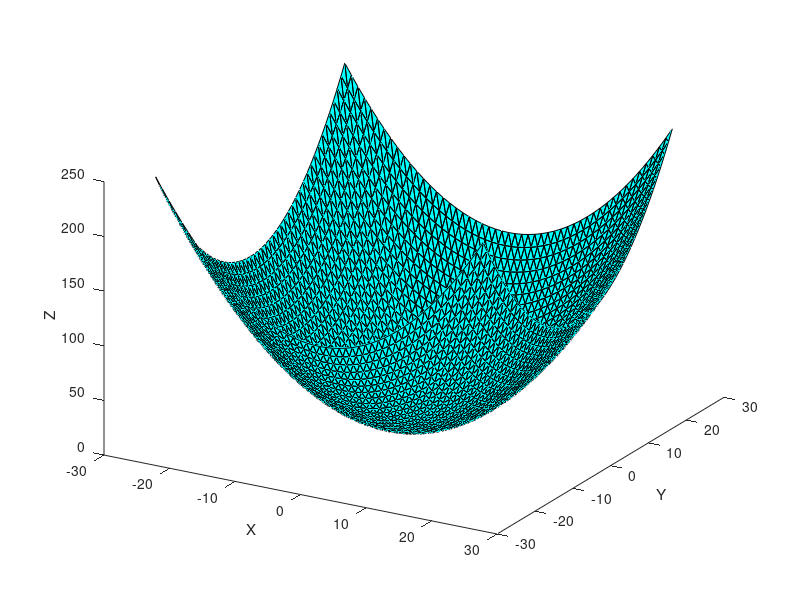

This chart was generated by the following MATLAB code: (Note: this script raises an error after producing the figure.)



clear all
close all
clc
% addpath(genpath('C:\Users\anveb\Documents\Repositories'))
% addpath(genpath('C:\Users\anveb\OneDrive - The University of Queensland\Data'))
% addpath(genpath('C:\Users\anveb\OneDrive - The University of Queensland\Matlab Libraries'))
addpath(genpath("C:\Users\kelly\GitHub\SOL_Coding_Repo\Mesh"));

%% saddle function to test concept of curvature
[x y] = meshgrid(-25:25,-25:25);

% determine radii
xrad = 5;
yrad = 5;


% Number of points along one dimension
N = size(x,1);

% Initialize triangles array
triangles = [];

for i = 1:N-1
    for j = 1:N-1
        % Two triangles for each square
        triangles = [triangles;
                     sub2ind([N, N], i, j), sub2ind([N, N], i+1, j), sub2ind([N, N], i, j+1);
                     sub2ind([N, N], i+1, j), sub2ind([N, N], i+1, j+1), sub2ind([N, N], i, j+1)];
    end
end


%% upwards facing bowl
z_up = (x.^2)/(xrad) +(y.^2)/(yrad);

% Now you can use patch to visualize
h1 = patch('Vertices', [x(:) y(:) z_up(:)], 'Faces', triangles, 'FaceColor', 'cyan');
hold on
view([30, 30])
xlabel('X')
ylabel('Y')
zlabel('Z')
triangles = [triangles(:,1) triangles(:,3) triangles(:,2)]; 
patch2iv([x(:) y(:) z_up(:)], triangles, 'C:\Users\kelly\GitHub\SOL_Coding_Repo\Wrist Code\standAlone_FacetCS\test_code\test_bowl.iv' )


%% setup downwards facing bowl
z_down = -(x.^2)/xrad -(y.^2)/yrad;

% Now you can use patch to visualize
figure
h2 = patch('Vertices', [x(:) y(:) z_down(:)], 'Faces', triangles, 'FaceColor', 'cyan');
hold on
view([30, 30])
xlabel('X')
ylabel('Y')
zlabel('Z')
triangles = [triangles(:,1) triangles(:,3) triangles(:,2)]; 
patch2iv([x(:) y(:) z_down(:)], triangles ,'C:\Users\kelly\GitHub\SOL_Coding_Repo\Wrist Code\standAlone_FacetCS\test_code\test_bowldown.iv')


%% make saddle out of it
z_saddle = (x.^2)/xrad -(y.^2)/yrad; % same curvature of in both directions

% Now you can use patch to visualize
figure
h3 = patch('Vertices', [x(:) y(:) z_saddle(:)], 'Faces', triangles, 'FaceColor', 'cyan');hold on
view([30, 30])
xlabel('X')
ylabel('Y')
zlabel('Z')
triangles = [triangles(:,1) triangles(:,3) triangles(:,2)]; 
patch2iv([x(:) y(:) z_saddle(:)], triangles ,'C:\Users\kelly\GitHub\SOL_Coding_Repo\Wrist Code\standAlone_FacetCS\test_code\test_saddle.iv')

%% make saddle out of it and flip it
z_saddle = -((x.^2)/xrad -(y.^2)/yrad); % same curvature of in both directions

% Now you can use patch to visualize
figure
h4 = patch('Vertices', [x(:) y(:) z_saddle(:)], 'Faces', triangles, 'FaceColor', 'cyan');hold on
view([30, 30])
xlabel('X')
ylabel('Y')
zlabel('Z')
triangles = [triangles(:,1) triangles(:,3) triangles(:,2)]; 
patch2iv([x(:) y(:) z_saddle(:)], triangles ,'C:\Users\kelly\GitHub\SOL_Coding_Repo\Wrist Code\standAlone_FacetCS\test_code\test_saddle_flipped.iv')

